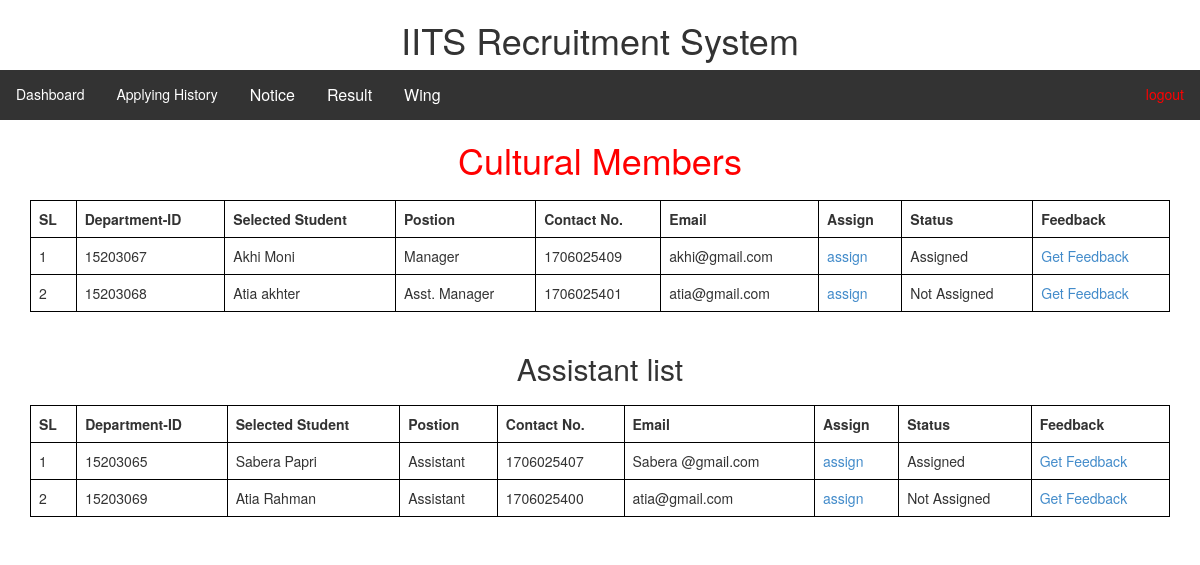
/cultural-wing.php, run on the app's committed database.
### tables this page shows
CREATE TABLE `applyform` (
  `ID` int(11) NOT NULL,
  `password` varchar(255) NOT NULL,
  `position` varchar(500) NOT NULL,
  `name` varchar(500) NOT NULL,
  `dept-id` int(11) NOT NULL,
  `Program` varchar(500) NOT NULL,
  `wing` varchar(1200) NOT NULL,
  `CGPA` float NOT NULL,
  `Address` varchar(500) NOT NULL,
  `Contact` int(11) NOT NULL,
  `E-mail` varchar(500) NOT NULL,
  `Facebook` varchar(500) NOT NULL,
  `association` varchar(500) NOT NULL,
  `Experience` varchar(500) NOT NULL,
  `choosing-position` varchar(500) NOT NULL,
  `serve` varchar(500) NOT NULL,
  `selected` tinyint(1) DEFAULT NULL,
  `imgdir` varchar(200) NOT NULL
);

### cultural-wing.php (the view, shortened to what this page needs)
<?php include('header/admin-header.php'); ?>
<h1 align="center" style="color: red;">Cultural Members</h1>
<!DOCTYPE html>
<html>
<head>
</head>
<body>
<div class="container" id='getp'>
<table class="table" align="center" width="60%">
        <thead>
        <tr>
            <td><b>SL</b></td>
            <td><b>Department-ID</b></td>
            <td><b>Selected Student</b></td>
            <td><b>Postion</b></td>
            <td><b>Contact No.</b></td>
            <td><b>Email</b></td>
            <td><b>Assign</b></td>
            <td><b>Status</b></td>
            <td><b>Feedback</b></td>
        </tr>
        </thead>
    <?php
    include('dbcon.php');
    $sql = "SELECT * FROM applyform WHERE selected=1 AND wing='Cultural' AND position LIKE '%Manager%' ";
    $qry = mysqli_query($connection, $sql);
 $SL = 0;
    if (mysqli_num_rows($qry) > 0) {
        while ($row = mysqli_fetch_assoc($qry)) {
            ?>
            <tr>
                    <td><?php
                        $SL = $SL + 1;
                        echo $SL; ?></td>
                    <td><?php echo $row["dept-id"]; ?></td>
                    <td><?php echo $row["name"]; ?></td>
                    <td><?php echo $row["position"]; ?></td>
                     <td><?php echo $row["Contact"]; ?></td>
                     <td><?php echo $row["E-mail"]; ?></td>
                     <td><a href="asign.php?id=<?php echo $row['ID'] ?>">assign</a></td>
                    <td>
                       <?php
                        $id = $row['dept-id'];
                        $sql = "SELECT * FROM work where stuid='$id'";
                        $qry2 = mysqli_query($connection, $sql);
                        if($qry2){
                            if (mysqli_num_rows($qry2) > 0){
                                echo "Assigned";
                            }else{
                                echo "Not Assigned";
                            }
                        }
                        ?>
                    </td>
                     <td><a href="getfeed.php?id=<?php echo $row['dept-id'] ?>">Get Feedback</a></td>
                </tr>
            <?php
        }
    } else {
        echo "not viewed";
    }
    ?>
</table>
</div>
<h2 align="center">Assistant list</h2>
<div class="container" id='getp'>
    <table class="table" align="center" width="60%">
        <thead>
        <tr>
            <td><b>SL</b></td>
            <td><b>Department-ID</b></td>
            <td><b>Selected Student</b></td>
            <td><b>Postion</b></td>
            <td><b>Contact No.</b></td>
            <td><b>Email</b></td>
            <td><b>Assign</b></td>
            <td><b>Status</b></td>
            <td><b>Feedback</b></td>
        </tr>
        </thead>
        <tbody>
        <?php
        include('dbcon.php');
        $sql = "SELECT * FROM applyform WHERE selected=1 AND position='Assistant' AND wing='Cultural'";
        $qry = mysqli_query($connection, $sql);
        ?>
        <?php
        $SL = 0;
        if (mysqli_num_rows($qry) > 0) {
            while ($row = mysqli_fetch_assoc($qry)) {
                ?>
                <tr>
                    <td><?php
                        $SL = $SL + 1;
                        echo $SL; ?></td>
                    <td><?php echo $row["dept-id"]; ?></td>
                    <td><?php echo $row["name"]; ?></td>
                    <td><?php echo $row["position"]; ?></td>
                     <td><?php echo $row["Contact"]; ?></td>
                     <td><?php echo $row["E-mail"]; ?></td>
                     <td><a href="asign.php?id=<?php echo $row['ID'] ?>">assign</a></td>
                    <td>
                       <?php
                        $id = $row['dept-id'];
                        $sql = "SELECT * FROM work where stuid='$id'";
                        $qry2 = mysqli_query($connection, $sql);
                        if($qry2){
                            if (mysqli_num_rows($qry2) > 0){
                                echo "Assigned";
                            }else{
                                echo "Not Assigned";
                            }
                        }
                        ?>
                    </td>
                    <td><a href="getfeed.php?id=<?php echo $row['dept-id'] ?>">Get Feedback</a></td>
                </tr>
                <?php
            }
        } else {
            echo "not viewed";
        }
        ?>
        </tbody>
    </table>
</div>
</body>
</html>

### header/admin-header.php (style rules this page uses)
.container { margin-top:20px; }

### cultural-wing.php (style rules this page uses)
tr td { border: 1px solid black; }
table { border: 1px solid black; }

### data on the page
applyform: value "15203067", name "Akhi Moni", position "Manager", Contact "1706025409", value "akhi@gmail.com", shows "Assigned"
applyform: value "15203068", name "Atia akhter", position "Asst. Manager", Contact "1706025401", value "atia@gmail.com", shows "Not Assigned"
applyform: value "15203065", name "Sabera Papri", position "Assistant", Contact "1706025407", value "Sabera @gmail.com", shows "Assigned"
applyform: value "15203069", name "Atia Rahman", position "Assistant", Contact "1706025400", value "atia@gmail.com", shows "Not Assigned"
